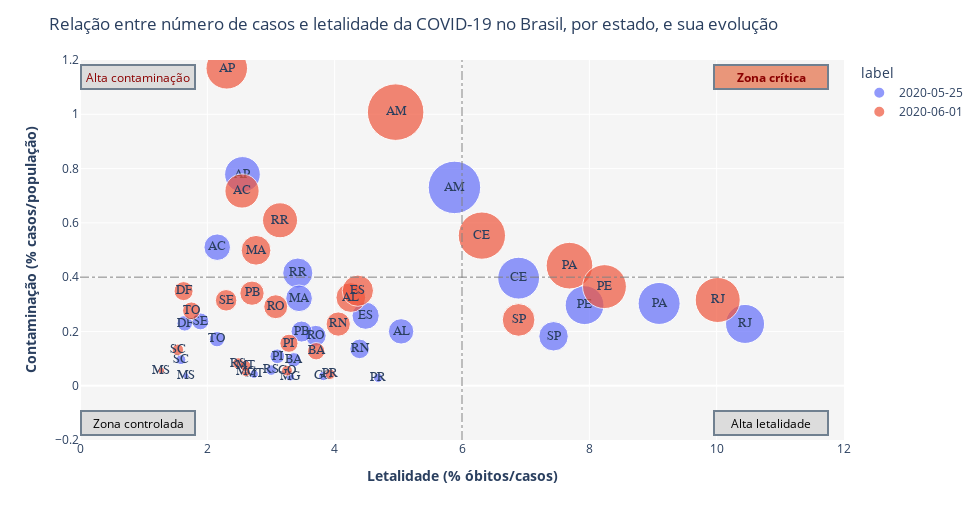

The code cell stored with this chart in its notebook:
### Markdown cell above
### Creating the FourQuad chart with data from different dates

### Code cell
fig2 = px.scatter(fourQuadData, x='lethality_pct', y='contamRate',
                 size='deathRate', color='label', text='estado',
                 size_max=40)

fig2.update_traces(textposition='middle center',
                   textfont=dict(family="sans serif",size=13))

fig2.update_layout(
    ## Chart general set:
    height=520,
    width=980,
    plot_bgcolor='rgb(245,245,245)',
    title_text='Relação entre número de casos e letalidade da COVID-19 no Brasil, por estado, e sua evolução',
    xaxis_title="<b>Letalidade (% óbitos/casos)</b>",
    yaxis_title="<b>Contaminação (% casos/população)</b>",
    hovermode=False,  #Disable the hover information.
    ## Axis ranges:
    xaxis=dict(
        autorange=False,
        range=[0, 12],
        type="linear"
    ),
    yaxis=dict(
        autorange=False,
        range=[-0.2, 1.2],
        type="linear"),
#    ## Adjusting the colorbar title:
#    coloraxis=dict(
#        colorbar=dict(
#            title=dict(
#                text='<b>Óbitos <br>acumulados</b>'
#            )
#        )),
    ## Vertical and horizontal lines
    shapes=[
        dict(
          type= 'line',
          yref= 'y', y0= -0.2, y1= 1.2,
          xref= 'x', x0= 6, x1= 6,
          line=dict(
                color="gray",
                width=1,
                dash="dashdot",
                )),
        dict(
          type= 'line',
          yref= 'y', y0= 0.4, y1= 0.4,
          xref= 'x', x0= 0, x1= 12,
          line=dict(
                color="gray",
                width=1,
                dash="dashdot",
                ))
        ])

fig2.update_layout(
    ## Points annotations:
    annotations=[
        go.layout.Annotation(
            text='<b>Zona crítica</b>',
            align='center',
            showarrow=False,
            xref='paper',
            yref='paper',
            x=.98,
            y=.99,
            bordercolor='#708090',
            borderwidth=2,
            bgcolor='#E9967A',
            font=dict(
                color='DarkRed'),
            width=110,
            height=20),
        go.layout.Annotation(
            text='Alta letalidade',
            align='center',
            showarrow=False,
            xref='paper',
            yref='paper',
            x=.98,
            y=.01,
            bordercolor='#708090',
            borderwidth=2,
            bgcolor='#DCDCDC',
            font=dict(
                color='black'),
            width=110,
            height=20),
        go.layout.Annotation(
            text='Alta contaminação',
            align='center',
            showarrow=False,
            xref='paper',
            yref='paper',
            x=0,
            y=.99,
            bordercolor='#708090',
            borderwidth=2,
            bgcolor='#DCDCDC',
            font=dict(
                color='DarkRed'),
            width=110,
            height=20),
        go.layout.Annotation(
            text='Zona controlada',
            align='center',
            showarrow=False,
            xref='paper',
            yref='paper',
            x=0,
            y=.01,
            bordercolor='#708090',
            borderwidth=2,
            bgcolor='#DCDCDC',
            font=dict(
                color='black'),
            width=110,
            height=20),
    ]
)

fig2.show()

### Figure 1 — Plotly figure (JSON) as saved in the notebook; plotly's stock layout.template omitted (floating-point values rounded to 4 significant figures)
{"data": [{"hovertemplate": "label=2020-05-25<br>lethality_pct=%{x}<br>contamRate=%{y}<br>deathRate=%{marker.size}<br>estado=%{text}<extra></extra>", "legendgroup": "2020-05-25", "marker": {"color": "#636efa", "size": [0.006808, 0.011, 0.04297, 0.0142, 0.02757, 0.01986, 0.003688, 0.01108, 0.003361, 0.0273, 0.00596, 0.006944, 0.02352, 0.0101, 0.004481, 0.003207, 0.001087, 0.01157, 0.02378, 0.01355, 0.001364, 0.001521, 0.001732, 0.0006117, 0.001177, 0.001368, 0.003781], "sizemode": "area", "sizeref": 3.123e-05, "symbol": "circle"}, "mode": "markers+text", "name": "2020-05-25", "orientation": "v", "showlegend": true, "text": ["RO", "AC", "AM", "RR", "PA", "AP", "TO", "MA", "PI", "CE", "RN", "PB", "PE", "AL", "SE", "BA", "MG", "ES", "RJ", "SP", "PR", "SC", "RS", "MS", "MT", "GO", "DF"], "textfont": {"family": "sans serif", "size": 13}, "textposition": "middle center", "type": "scatter", "x": [3.703, 2.155, 5.881, 3.421, 9.096, 2.552, 2.151, 3.441, 3.099, 6.89, 4.392, 3.481, 7.925, 5.043, 1.891, 3.358, 3.304, 4.486, 10.45, 7.438, 4.683, 1.585, 3.004, 1.662, 2.733, 3.822, 1.645], "xaxis": "x", "y": [0.1839, 0.5104, 0.7306, 0.415, 0.3031, 0.7785, 0.1714, 0.3221, 0.1085, 0.3962, 0.1357, 0.1995, 0.2968, 0.2002, 0.237, 0.0955, 0.03289, 0.2579, 0.2276, 0.1821, 0.02913, 0.09596, 0.05765, 0.03681, 0.04305, 0.03579, 0.2298], "yaxis": "y"}, {"hovertemplate": "label=2020-06-01<br>lethality_pct=%{x}<br>contamRate=%{y}<br>deathRate=%{marker.size}<br>estado=%{text}<extra></extra>", "legendgroup": "2020-06-01", "marker": {"color": "#EF553B", "size": [0.008947, 0.01826, 0.04997, 0.01915, 0.034, 0.02696, 0.004832, 0.01379, 0.005133, 0.03491, 0.009211, 0.009208, 0.03008, 0.01381, 0.007221, 0.004713, 0.001313, 0.01528, 0.03164, 0.0167, 0.001662, 0.002038, 0.002039, 0.0007197, 0.001894, 0.00181, 0.005671], "sizemode": "area", "sizeref": 3.123e-05, "symbol": "circle"}, "mode": "markers+text", "name": "2020-06-01", "orientation": "v", "showlegend": true, "text": ["RO", "AC", "AM", "RR", "PA", "AP", "TO", "MA", "PI", "CE", "RN", "PB", "PE", "AL", "SE", "BA", "MG", "ES", "RJ", "SP", "PR", "SC", "RS", "MS", "MT", "GO", "DF"], "textfont": {"family": "sans serif", "size": 13}, "textposition": "middle center", "type": "scatter", "x": [3.074, 2.545, 4.958, 3.142, 7.688, 2.305, 1.749, 2.765, 3.282, 6.312, 4.056, 2.702, 8.238, 4.254, 2.295, 3.709, 2.605, 4.364, 10.02, 6.889, 3.93, 1.537, 2.486, 1.276, 2.597, 3.251, 1.627], "xaxis": "x", "y": [0.291, 0.7173, 1.008, 0.6095, 0.4422, 1.169, 0.2762, 0.4989, 0.1564, 0.553, 0.2271, 0.3408, 0.3652, 0.3247, 0.3147, 0.1271, 0.0504, 0.3501, 0.3158, 0.2424, 0.04229, 0.1326, 0.08202, 0.05642, 0.07292, 0.05565, 0.3486], "yaxis": "y"}], "layout": {"annotations": [{"align": "center", "bgcolor": "#E9967A", "bordercolor": "#708090", "borderwidth": 2, "font": {"color": "DarkRed"}, "height": 20, "showarrow": false, "text": "<b>Zona crítica</b>", "width": 110, "x": 0.98, "xref": "paper", "y": 0.99, "yref": "paper"}, {"align": "center", "bgcolor": "#DCDCDC", "bordercolor": "#708090", "borderwidth": 2, "font": {"color": "black"}, "height": 20, "showarrow": false, "text": "Alta letalidade", "width": 110, "x": 0.98, "xref": "paper", "y": 0.01, "yref": "paper"}, {"align": "center", "bgcolor": "#DCDCDC", "bordercolor": "#708090", "borderwidth": 2, "font": {"color": "DarkRed"}, "height": 20, "showarrow": false, "text": "Alta contaminação", "width": 110, "x": 0, "xref": "paper", "y": 0.99, "yref": "paper"}, {"align": "center", "bgcolor": "#DCDCDC", "bordercolor": "#708090", "borderwidth": 2, "font": {"color": "black"}, "height": 20, "showarrow": false, "text": "Zona controlada", "width": 110, "x": 0, "xref": "paper", "y": 0.01, "yref": "paper"}], "height": 520, "hovermode": false, "legend": {"itemsizing": "constant", "title": {"text": "label"}, "tracegroupgap": 0}, "margin": {"t": 60}, "plot_bgcolor": "rgb(245,245,245)", "shapes": [{"line": {"color": "gray", "dash": "dashdot", "width": 1}, "type": "line", "x0": 6, "x1": 6, "xref": "x", "y0": -0.2, "y1": 1.2, "yref": "y"}, {"line": {"color": "gray", "dash": "dashdot", "width": 1}, "type": "line", "x0": 0, "x1": 12, "xref": "x", "y0": 0.4, "y1": 0.4, "yref": "y"}], "title": {"text": "Relação entre número de casos e letalidade da COVID-19 no Brasil, por estado, e sua evolução"}, "width": 980, "xaxis": {"anchor": "y", "autorange": false, "domain": [0, 1], "range": [0, 12], "title": {"text": "<b>Letalidade (% óbitos/casos)</b>"}, "type": "linear"}, "yaxis": {"anchor": "x", "autorange": false, "domain": [0, 1], "range": [-0.2, 1.2], "title": {"text": "<b>Contaminação (% casos/população)</b>"}, "type": "linear"}}}
